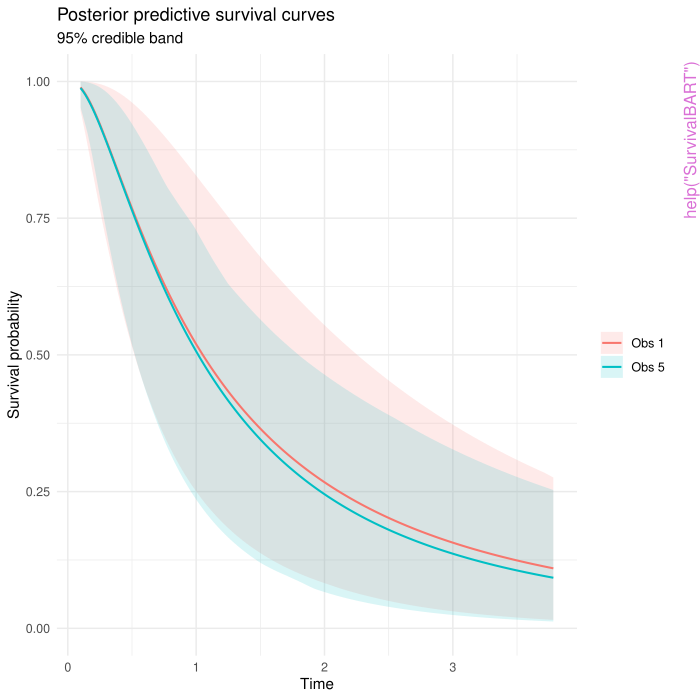

Recreate this plot in R.
pkgname <- "ShrinkageTrees"
source(file.path(R.home("share"), "R", "examples-header.R"))
options(warn = 1)
library('ShrinkageTrees')

base::assign(".oldSearch", base::search(), pos = 'CheckExEnv')
base::assign(".old_wd", base::getwd(), pos = 'CheckExEnv')
cleanEx()
nameEx("CausalHorseForest")
### * CausalHorseForest

flush(stderr()); flush(stdout())

### Name: CausalHorseForest
### Title: Causal Horseshoe Forests
### Aliases: CausalHorseForest

### ** Examples

# Example: Continuous outcome and homogeneous treatment effect
n <- 50
p <- 3
X_control <- matrix(runif(n * p), ncol = p)
X_treat <- matrix(runif(n * p), ncol = p)
treatment <- rbinom(n, 1, 0.5)
tau <- 2
y <- X_control[, 1] + (0.5 - treatment) * tau + rnorm(n)

fit <- CausalHorseForest(
  y = y,
  X_train_control = X_control,
  X_train_treat = X_treat,
  treatment_indicator_train = treatment,
  outcome_type = "continuous",
  number_of_trees = 5,
  N_post = 10,
  N_burn = 5,
  store_posterior_sample = TRUE,
  verbose = FALSE
)





cleanEx()
nameEx("CausalShrinkageForest")
### * CausalShrinkageForest

flush(stderr()); flush(stdout())

### Name: CausalShrinkageForest
### Title: General Causal Shrinkage Forests
### Aliases: CausalShrinkageForest

### ** Examples

# Example: Continuous outcome, homogeneous treatment effect, two priors
n <- 50
p <- 3
X <- matrix(runif(n * p), ncol = p)
X_treat <- X_control <- X
treat <- rbinom(n, 1, X[,1])
tau <- 2
y <- X[, 1] + (0.5 - treat) * tau + rnorm(n)

# Fit a standard Causal Horseshoe Forest
fit_horseshoe <- CausalShrinkageForest(y = y,
                                       X_train_control = X_control,
                                       X_train_treat = X_treat,
                                       treatment_indicator_train = treat,
                                       outcome_type = "continuous",
                                       number_of_trees_treat = 5,
                                       number_of_trees_control = 5,
                                       prior_type_control = "horseshoe",
                                       prior_type_treat = "horseshoe",
                                       local_hp_control = 0.1/sqrt(5),
                                       local_hp_treat = 0.1/sqrt(5),
                                       global_hp_control = 0.1/sqrt(5),
                                       global_hp_treat = 0.1/sqrt(5),
                                       N_post = 10,
                                       N_burn = 5,
                                       store_posterior_sample = TRUE,
                                       verbose = FALSE
)

# Fit a Causal Shrinkage Forest with half-cauchy prior
fit_halfcauchy <- CausalShrinkageForest(y = y,
                                        X_train_control = X_control,
                                        X_train_treat = X_treat,
                                        treatment_indicator_train = treat,
                                        outcome_type = "continuous",
                                        number_of_trees_treat = 5,
                                        number_of_trees_control = 5,
                                        prior_type_control = "half-cauchy",
                                        prior_type_treat = "half-cauchy",
                                        local_hp_control = 1/sqrt(5),
                                        local_hp_treat = 1/sqrt(5),
                                        N_post = 10,
                                        N_burn = 5,
                                        store_posterior_sample = TRUE,
                                        verbose = FALSE
)

# Posterior mean CATEs
CATE_horseshoe <- colMeans(fit_horseshoe$train_predictions_sample_treat)
CATE_halfcauchy <- colMeans(fit_halfcauchy$train_predictions_sample_treat)

# Posteriors of the ATE
post_ATE_horseshoe <- rowMeans(fit_horseshoe$train_predictions_sample_treat)
post_ATE_halfcauchy <- rowMeans(fit_halfcauchy$train_predictions_sample_treat)

# Posterior mean ATE
ATE_horseshoe <- mean(post_ATE_horseshoe)
ATE_halfcauchy <- mean(post_ATE_halfcauchy)

# Example: Interval-censored causal survival outcome
n <- 50; p <- 3
X_ic <- matrix(rnorm(n * p), ncol = p)
treat_ic <- rbinom(n, 1, 0.5)
true_t <- rexp(n, rate = exp(-X_ic[, 1] - 0.5 * treat_ic))
left_t  <- true_t * runif(n, 0.5, 1)
right_t <- true_t * runif(n, 1, 1.5)
exact <- sample(n, 15)
left_t[exact] <- true_t[exact]; right_t[exact] <- true_t[exact]
rc <- sample(setdiff(seq_len(n), exact), 10); right_t[rc] <- Inf

fit_ic <- CausalShrinkageForest(
  left_time = left_t, right_time = right_t,
  X_train_control = X_ic, X_train_treat = X_ic,
  treatment_indicator_train = treat_ic,
  outcome_type = "interval-censored",
  number_of_trees_control = 5, number_of_trees_treat = 5,
  prior_type_control = "horseshoe", prior_type_treat = "horseshoe",
  local_hp_control = 0.1/sqrt(5), local_hp_treat = 0.1/sqrt(5),
  global_hp_control = 0.1/sqrt(5), global_hp_treat = 0.1/sqrt(5),
  N_post = 10, N_burn = 5,
  store_posterior_sample = TRUE, verbose = FALSE)




cleanEx()
nameEx("HorseTrees")
### * HorseTrees

flush(stderr()); flush(stdout())

### Name: HorseTrees
### Title: Horseshoe Regression Trees (HorseTrees)
### Aliases: HorseTrees

### ** Examples

# Minimal example: continuous outcome
n <- 25
p <- 5
X <- matrix(rnorm(n * p), ncol = p)
y <- X[, 1] + rnorm(n)
fit1 <- HorseTrees(y = y, X_train = X, outcome_type = "continuous", 
                   number_of_trees = 5, N_post = 75, N_burn = 25, 
                   verbose = FALSE)

# Minimal example: binary outcome
X <- matrix(rnorm(n * p), ncol = p)
y <- ifelse(X[, 1] + rnorm(n) > 0, 1, 0)
fit2 <- HorseTrees(y = y, X_train = X, outcome_type = "binary", 
                   number_of_trees = 5, N_post = 75, N_burn = 25, 
                   verbose = FALSE)

# Minimal example: right-censored outcome
X <- matrix(rnorm(n * p), ncol = p)
time <- rexp(n, rate = 0.1)
status <- rbinom(n, 1, 0.7)
fit3 <- HorseTrees(y = time, status = status, X_train = X,
                   outcome_type = "right-censored", number_of_trees = 5,
                   N_post = 75, N_burn = 25, verbose = FALSE)

# Minimal example: interval-censored outcome
X <- matrix(rnorm(n * p), ncol = p)
true_t <- rexp(n, rate = 0.1)
left_t  <- true_t * runif(n, 0.5, 1)
right_t <- true_t * runif(n, 1, 1.5)
# Mark some as exact, some as right-censored
exact <- sample(n, 8); left_t[exact] <- true_t[exact]; right_t[exact] <- true_t[exact]
rc <- sample(setdiff(seq_len(n), exact), 5); right_t[rc] <- Inf
fit4 <- HorseTrees(left_time = left_t, right_time = right_t, X_train = X,
                   outcome_type = "interval-censored", number_of_trees = 5,
                   N_post = 75, N_burn = 25, verbose = FALSE)

# Larger continuous example (not run automatically)
                       



cleanEx()
nameEx("ShrinkageTrees")
### * ShrinkageTrees

flush(stderr()); flush(stdout())

### Name: ShrinkageTrees
### Title: General Shrinkage Regression Trees (ShrinkageTrees)
### Aliases: ShrinkageTrees

### ** Examples

# Example: Continuous outcome with ShrinkageTrees, two priors
n <- 50
p <- 3
X <- matrix(runif(n * p), ncol = p)
X_test <- matrix(runif(n * p), ncol = p)
y <- X[, 1] + rnorm(n)

# Fit ShrinkageTrees with standard horseshoe prior
fit_horseshoe <- ShrinkageTrees(y = y,
                                X_train = X,
                                X_test = X_test,
                                outcome_type = "continuous",
                                number_of_trees = 5,
                                prior_type = "horseshoe",
                                local_hp = 0.1 / sqrt(5),
                                global_hp = 0.1 / sqrt(5),
                                N_post = 10,
                                N_burn = 5,
                                store_posterior_sample = TRUE,
                                verbose = FALSE)

# Fit ShrinkageTrees with half-Cauchy prior
fit_halfcauchy <- ShrinkageTrees(y = y,
                                 X_train = X,
                                 X_test = X_test,
                                 outcome_type = "continuous",
                                 number_of_trees = 5,
                                 prior_type = "half-cauchy",
                                 local_hp = 1 / sqrt(5),
                                 N_post = 10,
                                 N_burn = 5,
                                 store_posterior_sample = TRUE,
                                 verbose = FALSE)

# Posterior mean predictions
pred_horseshoe <- colMeans(fit_horseshoe$train_predictions_sample)
pred_halfcauchy <- colMeans(fit_halfcauchy$train_predictions_sample)

# Posteriors of the mean (global average prediction)
post_mean_horseshoe <- rowMeans(fit_horseshoe$train_predictions_sample)
post_mean_halfcauchy <- rowMeans(fit_halfcauchy$train_predictions_sample)

# Posterior mean prediction averages
mean_pred_horseshoe <- mean(post_mean_horseshoe)
mean_pred_halfcauchy <- mean(post_mean_halfcauchy)

# Example: Interval-censored survival outcome
n <- 50; p <- 3
X_ic <- matrix(rnorm(n * p), ncol = p)
true_t <- rexp(n, rate = exp(-X_ic[, 1]))
left_t  <- true_t * runif(n, 0.5, 1)
right_t <- true_t * runif(n, 1, 1.5)
exact <- sample(n, 15)
left_t[exact] <- true_t[exact]; right_t[exact] <- true_t[exact]
rc <- sample(setdiff(seq_len(n), exact), 10); right_t[rc] <- Inf

fit_ic <- ShrinkageTrees(left_time = left_t, right_time = right_t,
                         X_train = X_ic,
                         outcome_type = "interval-censored",
                         prior_type = "horseshoe",
                         local_hp = 0.1 / sqrt(5),
                         global_hp = 0.1 / sqrt(5),
                         number_of_trees = 5,
                         N_post = 10, N_burn = 5,
                         verbose = FALSE)




cleanEx()
nameEx("SurvivalBART")
### * SurvivalBART

flush(stderr()); flush(stdout())

### Name: SurvivalBART
### Title: SurvivalBART
### Aliases: SurvivalBART

### ** Examples

set.seed(1)
n <- 30; p <- 5
X <- matrix(rnorm(n * p), ncol = p)
time <- rexp(n, rate = exp(0.5 * X[, 1]))
status <- rbinom(n, 1, 0.7)

fit <- SurvivalBART(time = time, status = status, X_train = X,
                    number_of_trees = 5, N_post = 50, N_burn = 25,
                    verbose = FALSE)

# S3 methods
print(fit)
smry <- summary(fit)

# Posterior predictions on new data
X_new <- matrix(rnorm(10 * p), ncol = p)
pred <- predict(fit, newdata = X_new)
print(pred)

# Diagnostic plot (requires ggplot2)
if (requireNamespace("ggplot2", quietly = TRUE)) {
  plot(fit, type = "trace")

  # Posterior survival curves for training data
  plot(fit, type = "survival")

  # Posterior predictive survival curves for new data
  plot(pred, type = "survival")
  plot(pred, type = "survival", obs = c(1, 5))
}

# Interval-censored example
set.seed(11)
n <- 30; p <- 5
X <- matrix(rnorm(n * p), ncol = p)
true_t <- rexp(n, rate = exp(0.5 * X[, 1]))
left_t  <- true_t * runif(n, 0.5, 1)
right_t <- true_t * runif(n, 1, 1.5)
exact <- sample(n, 10); left_t[exact] <- true_t[exact]; right_t[exact] <- true_t[exact]
rc <- sample(setdiff(seq_len(n), exact), 5); right_t[rc] <- Inf

fit_ic <- SurvivalBART(left_time = left_t, right_time = right_t,
                        X_train = X, number_of_trees = 5,
                        N_post = 50, N_burn = 25, verbose = FALSE)




cleanEx()
nameEx("SurvivalBCF")
### * SurvivalBCF

flush(stderr()); flush(stdout())

### Name: SurvivalBCF
### Title: SurvivalBCF (Bayesian Causal Forest for survival data)
### Aliases: SurvivalBCF

### ** Examples

set.seed(3)
n <- 30; p <- 5
X <- matrix(rnorm(n * p), ncol = p)
treatment <- rbinom(n, 1, 0.5)
log_T <- X[, 1] + treatment * (-0.5) + rnorm(n)
time <- exp(log_T)
status <- rbinom(n, 1, 0.7)

fit <- SurvivalBCF(time = time, status = status, X_train = X,
                   treatment = treatment,
                   number_of_trees_control = 5,
                   number_of_trees_treat = 5,
                   N_post = 50, N_burn = 25,
                   verbose = FALSE)

# S3 methods
print(fit)
smry <- summary(fit)

# Posterior ATE
cat("ATE:", round(smry$treatment_effect$ate, 3), "\n")

# Diagnostic and treatment-effect plots (requires ggplot2)
if (requireNamespace("ggplot2", quietly = TRUE)) {
  plot(fit, type = "trace")
  plot(fit, type = "ate")
  plot(fit, type = "cate")
}

# Interval-censored causal example
set.seed(13)
n <- 30; p <- 5
X <- matrix(rnorm(n * p), ncol = p)
treatment <- rbinom(n, 1, 0.5)
true_t <- exp(X[, 1] + treatment * (-0.5) + rnorm(n))
left_t  <- true_t * runif(n, 0.5, 1)
right_t <- true_t * runif(n, 1, 1.5)
exact <- sample(n, 10); left_t[exact] <- true_t[exact]; right_t[exact] <- true_t[exact]
rc <- sample(setdiff(seq_len(n), exact), 5); right_t[rc] <- Inf

fit_ic <- SurvivalBCF(left_time = left_t, right_time = right_t,
                       X_train = X, treatment = treatment,
                       number_of_trees_control = 5,
                       number_of_trees_treat = 5,
                       N_post = 50, N_burn = 25, verbose = FALSE)




cleanEx()
nameEx("SurvivalDART")
### * SurvivalDART

flush(stderr()); flush(stdout())

### Name: SurvivalDART
### Title: SurvivalDART
### Aliases: SurvivalDART

### ** Examples

set.seed(2)
n <- 30; p <- 5
X <- matrix(rnorm(n * p), ncol = p)
time <- rexp(n, rate = exp(0.5 * X[, 1]))
status <- rbinom(n, 1, 0.7)

fit <- SurvivalDART(time = time, status = status, X_train = X,
                    number_of_trees = 5, N_post = 50, N_burn = 25,
                    verbose = FALSE)

# S3 methods
print(fit)
smry <- summary(fit)

# Posterior predictions on new data
X_new <- matrix(rnorm(10 * p), ncol = p)
pred <- predict(fit, newdata = X_new)
print(pred)

# Variable importance and survival plots (requires ggplot2)
if (requireNamespace("ggplot2", quietly = TRUE)) {
  plot(fit, type = "vi", n_vi = 5)

  # Posterior survival curves for training data
  plot(fit, type = "survival")

  # Posterior predictive survival curves for new data
  plot(pred, type = "survival")
  plot(pred, type = "survival", obs = c(1, 5))
}

# Interval-censored example
set.seed(12)
n <- 30; p <- 5
X <- matrix(rnorm(n * p), ncol = p)
true_t <- rexp(n, rate = exp(0.5 * X[, 1]))
left_t  <- true_t * runif(n, 0.5, 1)
right_t <- true_t * runif(n, 1, 1.5)
exact <- sample(n, 10); left_t[exact] <- true_t[exact]; right_t[exact] <- true_t[exact]
rc <- sample(setdiff(seq_len(n), exact), 5); right_t[rc] <- Inf

fit_ic <- SurvivalDART(left_time = left_t, right_time = right_t,
                        X_train = X, number_of_trees = 5,
                        N_post = 50, N_burn = 25, verbose = FALSE)




cleanEx()
nameEx("SurvivalShrinkageBCF")
### * SurvivalShrinkageBCF

flush(stderr()); flush(stdout())

### Name: SurvivalShrinkageBCF
### Title: SurvivalShrinkageBCF (Shrinkage Bayesian Causal Forest for
###   survival data)
### Aliases: SurvivalShrinkageBCF

### ** Examples

set.seed(4)
n <- 30; p <- 5
X <- matrix(rnorm(n * p), ncol = p)
treatment <- rbinom(n, 1, 0.5)
log_T <- X[, 1] + treatment * (-0.5) + rnorm(n)
time <- exp(log_T)
status <- rbinom(n, 1, 0.7)

fit <- SurvivalShrinkageBCF(time = time, status = status, X_train = X,
                             treatment = treatment,
                             number_of_trees_control = 5,
                             number_of_trees_treat = 5,
                             N_post = 50, N_burn = 25,
                             verbose = FALSE)

# S3 methods
print(fit)
smry <- summary(fit)

# Posterior ATE with 95% credible interval
cat("ATE:", round(smry$treatment_effect$ate, 3), "\n")

# Diagnostic and treatment-effect plots (requires ggplot2)
if (requireNamespace("ggplot2", quietly = TRUE)) {
  plot(fit, type = "trace")
  plot(fit, type = "cate")
}

# Interval-censored causal example
set.seed(14)
n <- 30; p <- 5
X <- matrix(rnorm(n * p), ncol = p)
treatment <- rbinom(n, 1, 0.5)
true_t <- exp(X[, 1] + treatment * (-0.5) + rnorm(n))
left_t  <- true_t * runif(n, 0.5, 1)
right_t <- true_t * runif(n, 1, 1.5)
exact <- sample(n, 10); left_t[exact] <- true_t[exact]; right_t[exact] <- true_t[exact]
rc <- sample(setdiff(seq_len(n), exact), 5); right_t[rc] <- Inf

fit_ic <- SurvivalShrinkageBCF(left_time = left_t, right_time = right_t,
                                X_train = X, treatment = treatment,
                                number_of_trees_control = 5,
                                number_of_trees_treat = 5,
                                N_post = 50, N_burn = 25, verbose = FALSE)




cleanEx()
nameEx("as.mcmc.list.ShrinkageTrees")
### * as.mcmc.list.ShrinkageTrees

flush(stderr()); flush(stdout())

### Name: as.mcmc.list.ShrinkageTrees
### Title: Convert MCMC output to a coda mcmc.list
### Aliases: as.mcmc.list.ShrinkageTrees

### ** Examples




cleanEx()
nameEx("bayesian_bootstrap_ate")
### * bayesian_bootstrap_ate

flush(stderr()); flush(stdout())

### Name: bayesian_bootstrap_ate
### Title: Bayesian bootstrap average treatment effect
### Aliases: bayesian_bootstrap_ate

### ** Examples

# Small toy causal model (binary outcome, for speed)
set.seed(1)
n <- 40; p <- 3
X <- matrix(runif(n * p), ncol = p)
trt <- rbinom(n, 1, 0.5)
y <- X[, 1] + trt * (0.5 + X[, 2]) + rnorm(n)

fit <- CausalShrinkageForest(
  y = y,
  X_train_control = X, X_train_treat = X,
  treatment_indicator_train = trt,
  outcome_type = "continuous",
  number_of_trees_control = 5, number_of_trees_treat = 5,
  prior_type_control = "horseshoe", prior_type_treat = "horseshoe",
  local_hp_control = 0.1, global_hp_control = 0.1,
  local_hp_treat = 0.1, global_hp_treat = 0.1,
  N_post = 20, N_burn = 10,
  store_posterior_sample = TRUE,
  verbose = FALSE
)

bb <- bayesian_bootstrap_ate(fit, alpha = 0.05)
bb$pate_mean
bb$pate_ci




cleanEx()
nameEx("ovarian")
### * ovarian

flush(stderr()); flush(stdout())

### Name: ovarian
### Title: Semi-synthesised TCGA Ovarian Cancer Dataset
### Aliases: ovarian
### Keywords: datasets

### ** Examples

data(ovarian)

# Dimensions: patients x (6 clinical + 2000 gene columns)
dim(ovarian)

# Survival outcome
head(ovarian[, c("OS_time", "OS_event", "treatment")])

# KM plot by treatment
if (requireNamespace("survival", quietly = TRUE)) {
  library(survival)
  fit <- survfit(Surv(OS_time, OS_event) ~ treatment, data = ovarian)
  plot(fit, col = c("blue", "red"), xlab = "Time (days)", ylab = "Survival")
  legend("topright", c("Carboplatin", "Cisplatin"), col = c("blue", "red"), lty = 1)
}



cleanEx()
nameEx("ovarian_truth")
### * ovarian_truth

flush(stderr()); flush(stdout())

### Name: ovarian_truth
### Title: Ground-truth quantities for the semi-synthesised ovarian dataset
### Aliases: ovarian_truth
### Keywords: datasets

### ** Examples

data(ovarian)
data(ovarian_truth)
stopifnot(nrow(ovarian) == nrow(ovarian_truth))
# True (population) average treatment effect on the log-survival scale:
mean(ovarian_truth$true_tau)



cleanEx()
nameEx("plot.CausalShrinkageForest")
### * plot.CausalShrinkageForest

flush(stderr()); flush(stdout())

### Name: plot.CausalShrinkageForest
### Title: Plot diagnostics for a CausalShrinkageForest model
### Aliases: plot.CausalShrinkageForest

### ** Examples




cleanEx()
nameEx("plot.ShrinkageTrees")
### * plot.ShrinkageTrees

flush(stderr()); flush(stdout())

### Name: plot.ShrinkageTrees
### Title: Plot diagnostics for a ShrinkageTrees model
### Aliases: plot.ShrinkageTrees

### ** Examples




cleanEx()
nameEx("plot.ShrinkageTreesPrediction")
### * plot.ShrinkageTreesPrediction

flush(stderr()); flush(stdout())

### Name: plot.ShrinkageTreesPrediction
### Title: Plot posterior predictive survival curves
### Aliases: plot.ShrinkageTreesPrediction

### ** Examples




### * <FOOTER>
###
cleanEx()
options(digits = 7L)
base::cat("Time elapsed: ", proc.time() - base::get("ptime", pos = 'CheckExEnv'),"\n")
grDevices::dev.off()
###
### Local variables: ***
### mode: outline-minor ***
### outline-regexp: "\\(> \\)?### [*]+" ***
### End: ***
quit('no')
